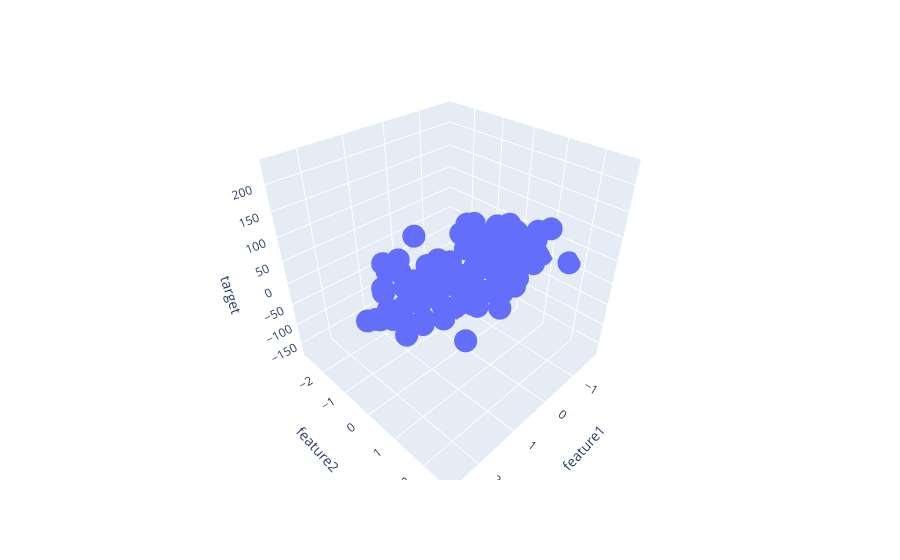

This figure's notebook cell:
### Code cell
fig = px.scatter_3d(df, x='feature1', y='feature2', z='target')

fig.show()
